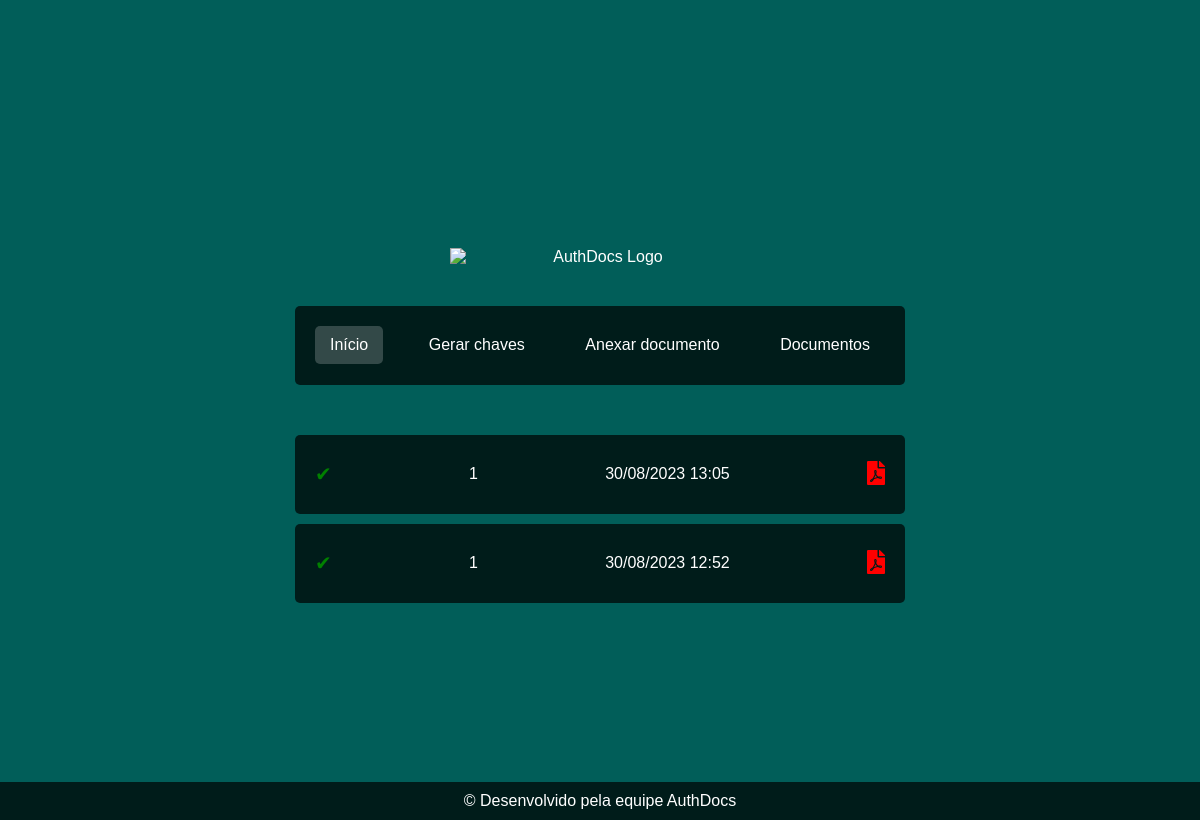
The app's page /inicio/ (signed in), older data.
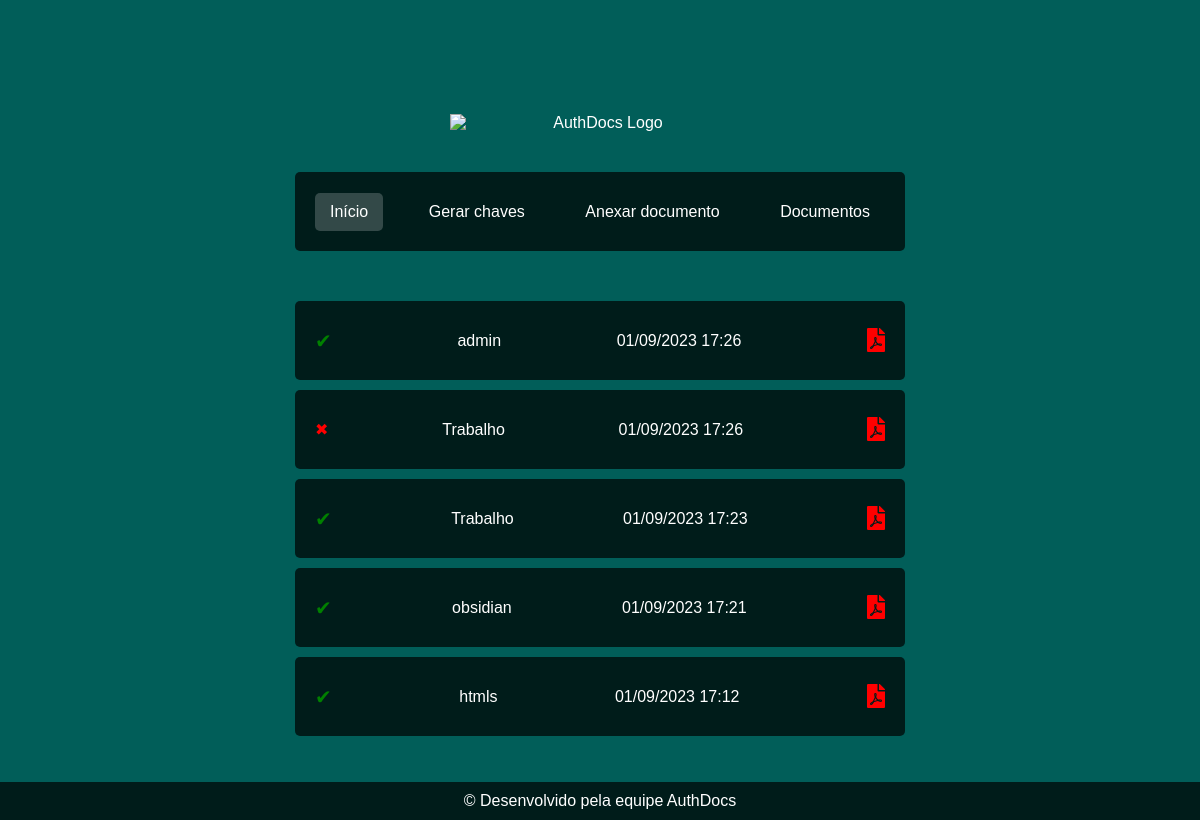
The same page, newer data.
### funchash/models.py (models this page shows)
class Documento(models.Model):
    usuario = models.ForeignKey(User, on_delete=models.CASCADE)
    nome = models.CharField(max_length=100)
    arquivo = models.FileField(upload_to='documentos/')
    assinatura = models.TextField(null=True, blank=True)
    conteudo_hash = models.BinaryField(null=True, blank=True)
    data_anexo = models.DateTimeField(auto_now_add=True)
    data_assinatura = models.DateTimeField(null=True, blank=True)

### funchash/views.py (the view)
# urls.py: path('inicio/', inicio, name="inicio"),
@login_required
def inicio(request):
    user = request.user
    chave_obj, created = Chaves.objects.get_or_create(user=user)
    if not chave_obj.chave_publica or not chave_obj.chave_privada:
        chaves = gera_chaves()
        chave_obj.chave_publica = chaves['chave_publica']
        chave_obj.chave_privada = chaves['chave_privada']
        chave_obj.save()
    documentos = Documento.objects.all().order_by('-data_anexo')
    user_documentos = Documento.objects.filter(
        Q(usuario=request.user)
    ).order_by('-data_anexo')
    chaves_usuario = Chaves.objects.get(user=request.user)
    if request.method == 'POST':
        form = DocumentoForm(request.POST, request.FILES)
        if form.is_valid():
            documento = form.save(commit=False)
            documento.usuario = request.user
            documento.save()
    else:
        form = DocumentoForm()
    return render(request, template_name='base/inicio.html', context={'documentos':documentos, 'user_documentos': user_documentos, 'chaves_usuario': chaves_usuario, 'form': form})

### funchash/templates/base/Inicio.html (shortened to what this page needs)
<!DOCTYPE html>
<html lang="pt-br">
<head>
    <link rel="stylesheet" href="https://cdnjs.cloudflare.com/ajax/libs/font-awesome/5.15.1/css/all.min.css">
</head>
<body class="center-content">
    <img src="https://i.imgur.com/ZvEgmfo.png" alt="AuthDocs Logo" class="logo">
    <div class="menu">
        <a href="#" id="inicio" class="active">Início</a>
        <a href="#" id="gerarChaves">Gerar chaves</a>
        <a href="#" id="assinarDocumento">Anexar documento</a>
        <a href="#" id="documentos">Documentos</a>
    </div>
    <div class="content">
        <div class="inicio-content">
            <div class="documents">
              {% if documentos %}
              {% for documento in documentos %}
                {% if documento.data_assinatura != None %}
                  <div class="document">
                      <span class="verified-icon">&#x2714;</span>
                      <span>{{documento.nome}}</span>
                      <span>{{documento.data_anexo|date:"d/m/Y H:i"}}</span>
                      <a href="#" class="pdf-icon" title="Download PDF"><i class="fas fa-file-pdf"></i></a>
                  </div>
                {% else %}
                  <div class="document">
                    <span class="unverified-icon" style="color: red;">&#10006;</span>
                    <span>{{documento.nome}}</span>
                    <span>{{documento.data_anexo|date:"d/m/Y H:i"}}</span>
                    <a href="#" class="pdf-icon" title="Download PDF"><i class="fas fa-file-pdf"></i></a>
                  </div>
                {% endif %}
              {% endfor %}
              {% else %}
            <div class="document">
              <span class="unverified-icon" style="color: red;">&#10006;</span>
              <span>Ainda não existe nenhum documento</span>
              <a href="#" class="pdf-icon" title="Download PDF"><i class="fas fa-file-pdf"></i></a>
            </div>
            {% endif %}
            </div>
        </div>
    </div>
    <footer>
        &copy; Desenvolvido pela equipe AuthDocs
    </footer>
</body>
</html>

### funchash/templates/base/Inicio.html (style rules this page uses)
body { font-family: Arial, sans-serif; text-align: center; margin: 0; background-color: #015e59; color: white; display: flex; justify-content: flex-start; align-items: center; height: 100vh; flex-direction: column; padding-top: 20px; }
img.logo { width: 300px; display: block; margin: 20px auto; }
.menu, .key-menu { display: flex; justify-content: space-between; align-items: center; gap: 20px; margin-top: 20px; background-color: rgba(0, 0, 0, 0.7); padding: 10px 20px; border-radius: 5px; width: 570px; height: 59px; }
.menu a, .key-menu a { color: white; text-decoration: none; padding: 10px 15px; border-radius: 5px; transition: background-color 0.3s; }
.menu a:hover, .menu a.active, .key-menu a:hover, .key-menu a.active { background-color: rgba(255, 255, 255, 0.2); }
.documents { display: flex; flex-direction: column; margin-top: 50px; align-items: center; width: 570px; max-width: 570px; }
.document { display: flex; justify-content: space-between; align-items: center; background-color: rgba(0, 0, 0, 0.7); padding: 10px 20px; border-radius: 5px; margin-bottom: 10px; width: 570px; height: 59px; }
.verified-icon { color: green; margin-right: 10px; font-size: 20px; }
.pdf-icon { color: red; margin-left: 10px; font-size: 24px; transition: color 0.3s; }
footer { position: fixed; bottom: 0; width: 100%; text-align: center; padding: 10px 0; background-color: rgba(0, 0, 0, 0.7); }
.center-content { display: flex; justify-content: center; align-items: center; flex-direction: column; height: 100vh; }

Row changes from the older to the newer data that the page shows:
removed Documento: nome "1", data_anexo "30/08/2023 13:05"
removed Documento: nome "1", data_anexo "30/08/2023 12:52"
added Documento: nome "admin", data_anexo "01/09/2023 17:26"
added Documento: nome "Trabalho", data_anexo "01/09/2023 17:26"
added Documento: nome "Trabalho", data_anexo "01/09/2023 17:23"
added Documento: nome "obsidian", data_anexo "01/09/2023 17:21"
added Documento: nome "htmls", data_anexo "01/09/2023 17:12"
